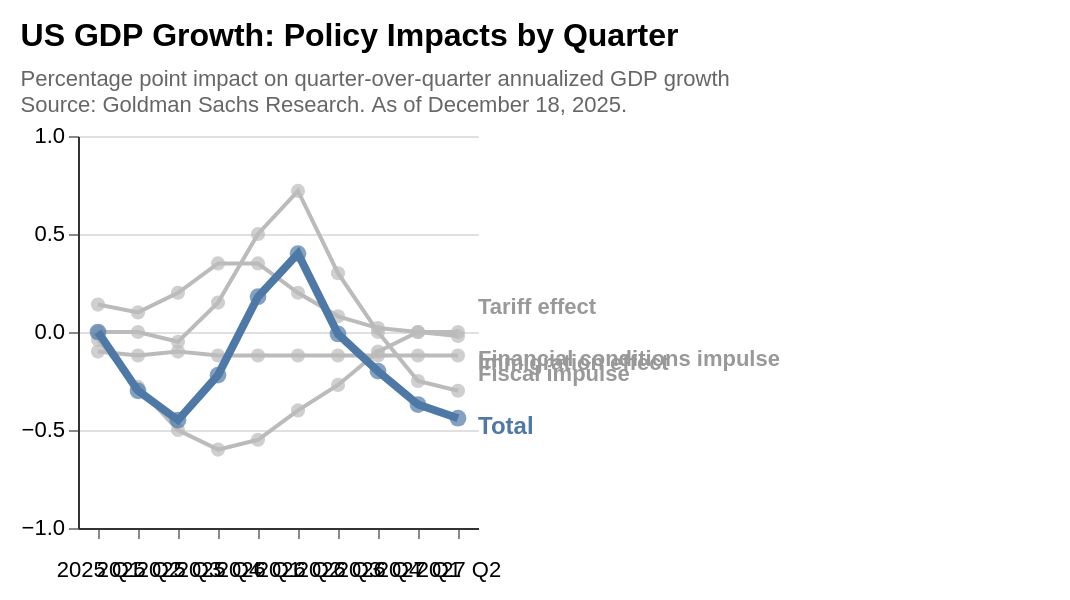

Specify this chart in Vega-Lite:
### Vega-Lite specification from a JSON file in a GitHub repository (floating-point values rounded to 4 significant figures)
{"$schema": "https://vega.github.io/schema/vega-lite/v5.json", "title": {"text": "US GDP Growth: Policy Impacts by Quarter", "subtitle": ["Percentage point impact on quarter-over-quarter annualized GDP growth", "Source: Goldman Sachs Research. As of December 18, 2025."], "anchor": "start", "fontSize": 16, "fontWeight": "bold", "subtitleFontSize": 11, "subtitleColor": "#666", "subtitlePadding": 8}, "width": "container", "height": "container", "autosize": {"type": "fit", "contains": "padding"}, "background": "white", "padding": {"top": 10, "left": 10, "right": 145, "bottom": 10}, "data": {"values": [{"order": 1, "quarter": "2025 Q1", "series": "Financial conditions impulse", "value": 0.14}, {"order": 1, "quarter": "2025 Q1", "series": "Fiscal impulse", "value": 0.0}, {"order": 1, "quarter": "2025 Q1", "series": "Tariff effect", "value": -0.04}, {"order": 1, "quarter": "2025 Q1", "series": "Immigration effect", "value": -0.1}, {"order": 2, "quarter": "2025 Q2", "series": "Financial conditions impulse", "value": 0.1}, {"order": 2, "quarter": "2025 Q2", "series": "Fiscal impulse", "value": 0.0}, {"order": 2, "quarter": "2025 Q2", "series": "Tariff effect", "value": -0.28}, {"order": 2, "quarter": "2025 Q2", "series": "Immigration effect", "value": -0.12}, {"order": 3, "quarter": "2025 Q3", "series": "Financial conditions impulse", "value": 0.2}, {"order": 3, "quarter": "2025 Q3", "series": "Tariff effect", "value": -0.5}, {"order": 3, "quarter": "2025 Q3", "series": "Immigration effect", "value": -0.1}, {"order": 3, "quarter": "2025 Q3", "series": "Fiscal impulse", "value": -0.05}, {"order": 4, "quarter": "2025 Q4", "series": "Financial conditions impulse", "value": 0.35}, {"order": 4, "quarter": "2025 Q4", "series": "Fiscal impulse", "value": 0.15}, {"order": 4, "quarter": "2025 Q4", "series": "Tariff effect", "value": -0.6}, {"order": 4, "quarter": "2025 Q4", "series": "Immigration effect", "value": -0.12}, {"order": 5, "quarter": "2026 Q1", "series": "Financial conditions impulse", "value": 0.35}, {"order": 5, "quarter": "2026 Q1", "series": "Fiscal impulse", "value": 0.5}, {"order": 5, "quarter": "2026 Q1", "series": "Tariff effect", "value": -0.55}, {"order": 5, "quarter": "2026 Q1", "series": "Immigration effect", "value": -0.12}, {"order": 6, "quarter": "2026 Q2", "series": "Financial conditions impulse", "value": 0.2}, {"order": 6, "quarter": "2026 Q2", "series": "Fiscal impulse", "value": 0.72}, {"order": 6, "quarter": "2026 Q2", "series": "Tariff effect", "value": -0.4}, {"order": 6, "quarter": "2026 Q2", "series": "Immigration effect", "value": -0.12}, {"order": 7, "quarter": "2026 Q3", "series": "Financial conditions impulse", "value": 0.08}, {"order": 7, "quarter": "2026 Q3", "series": "Fiscal impulse", "value": 0.3}, {"order": 7, "quarter": "2026 Q3", "series": "Tariff effect", "value": -0.27}, {"order": 7, "quarter": "2026 Q3", "series": "Immigration effect", "value": -0.12}, {"order": 8, "quarter": "2026 Q4", "series": "Financial conditions impulse", "value": 0.02}, {"order": 8, "quarter": "2026 Q4", "series": "Fiscal impulse", "value": 0.0}, {"order": 8, "quarter": "2026 Q4", "series": "Tariff effect", "value": -0.1}, {"order": 8, "quarter": "2026 Q4", "series": "Immigration effect", "value": -0.12}, {"order": 9, "quarter": "2027 Q1", "series": "Financial conditions impulse", "value": 0.0}, {"order": 9, "quarter": "2027 Q1", "series": "Fiscal impulse", "value": -0.25}, {"order": 9, "quarter": "2027 Q1", "series": "Tariff effect", "value": 0.0}, {"order": 9, "quarter": "2027 Q1", "series": "Immigration effect", "value": -0.12}, {"order": 10, "quarter": "2027 Q2", "series": "Financial conditions impulse", "value": -0.02}, {"order": 10, "quarter": "2027 Q2", "series": "Fiscal impulse", "value": -0.3}, {"order": 10, "quarter": "2027 Q2", "series": "Tariff effect", "value": 0.0}, {"order": 10, "quarter": "2027 Q2", "series": "Immigration effect", "value": -0.12}]}, "encoding": {"x": {"field": "quarter", "type": "ordinal", "sort": {"field": "order"}, "axis": {"title": null, "labelAngle": 0, "labelFontSize": 11, "labelPadding": 10, "domain": true, "domainColor": "#333"}}}, "layer": [{"params": [{"name": "highlight", "select": {"type": "point", "fields": ["series"], "on": "pointerover", "clear": "pointerout"}}], "mark": {"type": "line", "strokeWidth": 2}, "encoding": {"y": {"field": "value", "type": "quantitative", "axis": {"title": null, "grid": true, "gridColor": "#e0e0e0", "domain": true, "domainColor": "#333", "labelFontSize": 11, "values": [-1, -0.5, 0, 0.5, 1]}, "scale": {"domain": [-1, 1]}}, "color": {"condition": {"param": "highlight", "empty": false, "field": "series", "type": "nominal", "scale": {"domain": ["Tariff effect", "Immigration effect", "Fiscal impulse", "Financial conditions impulse"], "range": ["#e15759", "#9c755f", "#59a14f", "#f28e2b"]}, "legend": null}, "value": "#bbb"}, "detail": {"field": "series"}, "strokeWidth": {"condition": {"param": "highlight", "empty": false, "value": 3.5}, "value": 2}}}, {"mark": {"type": "circle", "size": 50}, "encoding": {"y": {"field": "value", "type": "quantitative"}, "color": {"condition": {"param": "highlight", "empty": false, "field": "series", "type": "nominal", "scale": {"domain": ["Tariff effect", "Immigration effect", "Fiscal impulse", "Financial conditions impulse"], "range": ["#e15759", "#9c755f", "#59a14f", "#f28e2b"]}, "legend": null}, "value": "#bbb"}, "tooltip": [{"field": "series", "type": "nominal", "title": "Effect"}, {"field": "quarter", "type": "ordinal", "title": "Quarter"}, {"field": "value", "type": "quantitative", "title": "Impact (pp)", "format": ".2f"}]}}, {"transform": [{"filter": "datum.order == 10 && datum.series == 'Tariff effect'"}], "mark": {"type": "text", "align": "left", "dx": 10, "dy": -12, "fontSize": 11, "fontWeight": "bold"}, "encoding": {"y": {"field": "value", "type": "quantitative"}, "text": {"field": "series"}, "color": {"condition": {"param": "highlight", "empty": false, "field": "series", "type": "nominal", "scale": {"domain": ["Tariff effect", "Immigration effect", "Fiscal impulse", "Financial conditions impulse"], "range": ["#e15759", "#9c755f", "#59a14f", "#f28e2b"]}, "legend": null}, "value": "#999"}}}, {"transform": [{"filter": "datum.order == 10 && datum.series == 'Financial conditions impulse'"}], "mark": {"type": "text", "align": "left", "dx": 10, "dy": 12, "fontSize": 11, "fontWeight": "bold"}, "encoding": {"y": {"field": "value", "type": "quantitative"}, "text": {"field": "series"}, "color": {"condition": {"param": "highlight", "empty": false, "field": "series", "type": "nominal", "scale": {"domain": ["Tariff effect", "Immigration effect", "Fiscal impulse", "Financial conditions impulse"], "range": ["#e15759", "#9c755f", "#59a14f", "#f28e2b"]}, "legend": null}, "value": "#999"}}}, {"transform": [{"filter": "datum.order == 10 && datum.series == 'Immigration effect'"}], "mark": {"type": "text", "align": "left", "dx": 10, "dy": 4, "fontSize": 11, "fontWeight": "bold"}, "encoding": {"y": {"field": "value", "type": "quantitative"}, "text": {"field": "series"}, "color": {"condition": {"param": "highlight", "empty": false, "field": "series", "type": "nominal", "scale": {"domain": ["Tariff effect", "Immigration effect", "Fiscal impulse", "Financial conditions impulse"], "range": ["#e15759", "#9c755f", "#59a14f", "#f28e2b"]}, "legend": null}, "value": "#999"}}}, {"transform": [{"filter": "datum.order == 10 && datum.series == 'Fiscal impulse'"}], "mark": {"type": "text", "align": "left", "dx": 10, "dy": -8, "fontSize": 11, "fontWeight": "bold"}, "encoding": {"y": {"field": "value", "type": "quantitative"}, "text": {"field": "series"}, "color": {"condition": {"param": "highlight", "empty": false, "field": "series", "type": "nominal", "scale": {"domain": ["Tariff effect", "Immigration effect", "Fiscal impulse", "Financial conditions impulse"], "range": ["#e15759", "#9c755f", "#59a14f", "#f28e2b"]}, "legend": null}, "value": "#999"}}}, {"transform": [{"aggregate": [{"op": "sum", "field": "value", "as": "total"}], "groupby": ["quarter", "order"]}], "mark": {"type": "line", "strokeWidth": 4, "color": "#4e79a7"}, "encoding": {"y": {"field": "total", "type": "quantitative"}}}, {"transform": [{"aggregate": [{"op": "sum", "field": "value", "as": "total"}], "groupby": ["quarter", "order"]}], "mark": {"type": "point", "filled": true, "size": 70, "color": "#4e79a7"}, "encoding": {"y": {"field": "total", "type": "quantitative"}, "tooltip": [{"value": "Total"}, {"field": "quarter", "type": "ordinal", "title": "Quarter"}, {"field": "total", "type": "quantitative", "title": "Impact (pp)", "format": ".2f"}]}}, {"transform": [{"aggregate": [{"op": "sum", "field": "value", "as": "total"}], "groupby": ["quarter", "order"]}, {"filter": "datum.order == 10"}], "mark": {"type": "text", "align": "left", "dx": 10, "dy": 4, "fontSize": 12, "fontWeight": "bold", "color": "#4e79a7"}, "encoding": {"y": {"field": "total", "type": "quantitative"}, "text": {"value": "Total"}}}], "config": {"view": {"stroke": null}, "axis": {"labelFont": "sans-serif", "titleFont": "sans-serif"}}}
